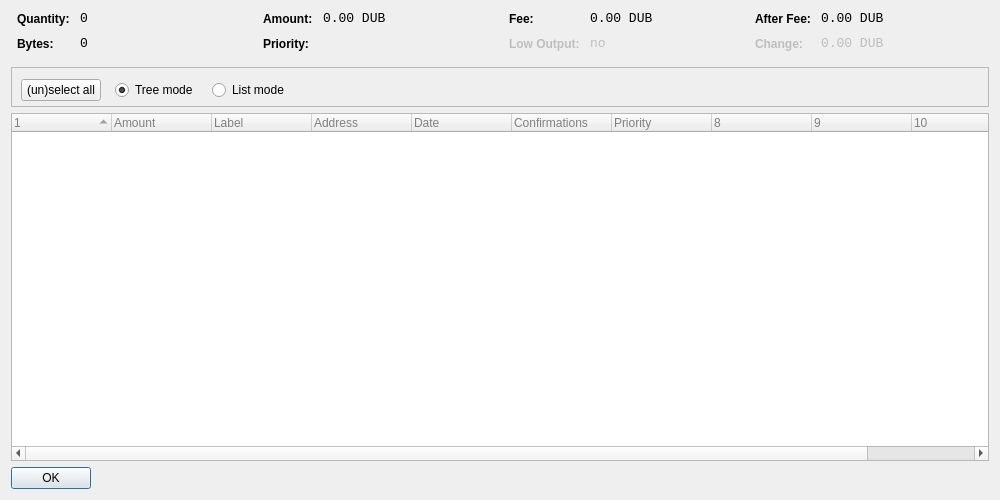
<?xml version="1.0" encoding="UTF-8"?>
<ui version="4.0">
 <class>CoinControlDialog</class>
 <widget class="QDialog" name="CoinControlDialog">
  <property name="geometry">
   <rect>
    <x>0</x>
    <y>0</y>
    <width>1000</width>
    <height>500</height>
   </rect>
  </property>
  <property name="windowTitle">
   <string>Coin Control</string>
  </property>
  <layout class="QVBoxLayout" name="verticalLayout">
   <item>
    <layout class="QHBoxLayout" name="horizontalLayoutTop" stretch="0,0,0,0">
     <property name="topMargin">
      <number>0</number>
     </property>
     <property name="bottomMargin">
      <number>10</number>
     </property>
     <item>
      <layout class="QFormLayout" name="formLayoutCoinControl1">
       <property name="horizontalSpacing">
        <number>10</number>
       </property>
       <property name="verticalSpacing">
        <number>10</number>
       </property>
       <property name="leftMargin">
        <number>6</number>
       </property>
       <property name="rightMargin">
        <number>6</number>
       </property>
       <item row="0" column="0">
        <widget class="QLabel" name="labelCoinControlQuantityText">
         <property name="styleSheet">
          <string notr="true">font-weight:bold;</string>
         </property>
         <property name="text">
          <string>Quantity:</string>
         </property>
        </widget>
       </item>
       <item row="0" column="1">
        <widget class="QLabel" name="labelCoinControlQuantity">
         <property name="font">
          <font>
           <family>Monospace</family>
           <pointsize>10</pointsize>
          </font>
         </property>
         <property name="cursor">
          <cursorShape>IBeamCursor</cursorShape>
         </property>
         <property name="contextMenuPolicy">
          <enum>Qt::ActionsContextMenu</enum>
         </property>
         <property name="text">
          <string notr="true">0</string>
         </property>
         <property name="textInteractionFlags">
          <set>Qt::LinksAccessibleByMouse|Qt::TextSelectableByKeyboard|Qt::TextSelectableByMouse</set>
         </property>
        </widget>
       </item>
       <item row="1" column="0">
        <widget class="QLabel" name="labelCoinControlBytesText">
         <property name="styleSheet">
          <string notr="true">font-weight:bold;</string>
         </property>
         <property name="text">
          <string>Bytes:</string>
         </property>
        </widget>
       </item>
       <item row="1" column="1">
        <widget class="QLabel" name="labelCoinControlBytes">
         <property name="font">
          <font>
           <family>Monospace</family>
           <pointsize>10</pointsize>
          </font>
         </property>
         <property name="cursor">
          <cursorShape>IBeamCursor</cursorShape>
         </property>
         <property name="contextMenuPolicy">
          <enum>Qt::ActionsContextMenu</enum>
         </property>
         <property name="text">
          <string notr="true">0</string>
         </property>
         <property name="textInteractionFlags">
          <set>Qt::LinksAccessibleByMouse|Qt::TextSelectableByKeyboard|Qt::TextSelectableByMouse</set>
         </property>
        </widget>
       </item>
      </layout>
     </item>
     <item>
      <layout class="QFormLayout" name="formLayoutCoinControl2">
       <property name="horizontalSpacing">
        <number>10</number>
       </property>
       <property name="verticalSpacing">
        <number>10</number>
       </property>
       <property name="leftMargin">
        <number>6</number>
       </property>
       <property name="rightMargin">
        <number>6</number>
       </property>
       <item row="0" column="0">
        <widget class="QLabel" name="labelCoinControlAmountText">
         <property name="styleSheet">
          <string notr="true">font-weight:bold;</string>
         </property>
         <property name="text">
          <string>Amount:</string>
         </property>
        </widget>
       </item>
       <item row="0" column="1">
        <widget class="QLabel" name="labelCoinControlAmount">
         <property name="font">
          <font>
           <family>Monospace</family>
           <pointsize>10</pointsize>
          </font>
         </property>
         <property name="cursor">
          <cursorShape>IBeamCursor</cursorShape>
         </property>
         <property name="contextMenuPolicy">
          <enum>Qt::ActionsContextMenu</enum>
         </property>
         <property name="text">
          <string notr="true">0.00 DUB</string>
         </property>
         <property name="textInteractionFlags">
          <set>Qt::LinksAccessibleByMouse|Qt::TextSelectableByKeyboard|Qt::TextSelectableByMouse</set>
         </property>
        </widget>
       </item>
       <item row="1" column="0">
        <widget class="QLabel" name="labelCoinControlPriorityText">
         <property name="styleSheet">
          <string notr="true">font-weight:bold;</string>
         </property>
         <property name="text">
          <string>Priority:</string>
         </property>
        </widget>
       </item>
       <item row="1" column="1">
        <widget class="QLabel" name="labelCoinControlPriority">
         <property name="font">
          <font>
           <family>Monospace</family>
           <pointsize>10</pointsize>
          </font>
         </property>
         <property name="cursor">
          <cursorShape>IBeamCursor</cursorShape>
         </property>
         <property name="contextMenuPolicy">
          <enum>Qt::ActionsContextMenu</enum>
         </property>
         <property name="text">
          <string/>
         </property>
         <property name="textInteractionFlags">
          <set>Qt::LinksAccessibleByMouse|Qt::TextSelectableByKeyboard|Qt::TextSelectableByMouse</set>
         </property>
        </widget>
       </item>
      </layout>
     </item>
     <item>
      <layout class="QFormLayout" name="formLayoutCoinControl3">
       <property name="horizontalSpacing">
        <number>10</number>
       </property>
       <property name="verticalSpacing">
        <number>10</number>
       </property>
       <property name="leftMargin">
        <number>6</number>
       </property>
       <property name="rightMargin">
        <number>6</number>
       </property>
       <item row="0" column="0">
        <widget class="QLabel" name="labelCoinControlFeeText">
         <property name="styleSheet">
          <string notr="true">font-weight:bold;</string>
         </property>
         <property name="text">
          <string>Fee:</string>
         </property>
        </widget>
       </item>
       <item row="0" column="1">
        <widget class="QLabel" name="labelCoinControlFee">
         <property name="font">
          <font>
           <family>Monospace</family>
           <pointsize>10</pointsize>
          </font>
         </property>
         <property name="cursor">
          <cursorShape>IBeamCursor</cursorShape>
         </property>
         <property name="contextMenuPolicy">
          <enum>Qt::ActionsContextMenu</enum>
         </property>
         <property name="text">
          <string notr="true">0.00 DUB</string>
         </property>
         <property name="textInteractionFlags">
          <set>Qt::LinksAccessibleByMouse|Qt::TextSelectableByKeyboard|Qt::TextSelectableByMouse</set>
         </property>
        </widget>
       </item>
       <item row="1" column="0">
        <widget class="QLabel" name="labelCoinControlLowOutputText">
         <property name="enabled">
          <bool>false</bool>
         </property>
         <property name="styleSheet">
          <string notr="true">font-weight:bold;</string>
         </property>
         <property name="text">
          <string>Low Output:</string>
         </property>
        </widget>
       </item>
       <item row="1" column="1">
        <widget class="QLabel" name="labelCoinControlLowOutput">
         <property name="enabled">
          <bool>false</bool>
         </property>
         <property name="font">
          <font>
           <family>Monospace</family>
           <pointsize>10</pointsize>
          </font>
         </property>
         <property name="cursor">
          <cursorShape>IBeamCursor</cursorShape>
         </property>
         <property name="contextMenuPolicy">
          <enum>Qt::ActionsContextMenu</enum>
         </property>
         <property name="text">
          <string notr="true">no</string>
         </property>
         <property name="textInteractionFlags">
          <set>Qt::LinksAccessibleByMouse|Qt::TextSelectableByKeyboard|Qt::TextSelectableByMouse</set>
         </property>
        </widget>
       </item>
      </layout>
     </item>
     <item>
      <layout class="QFormLayout" name="formLayoutCoinControl4">
       <property name="horizontalSpacing">
        <number>10</number>
       </property>
       <property name="verticalSpacing">
        <number>10</number>
       </property>
       <property name="leftMargin">
        <number>6</number>
       </property>
       <property name="rightMargin">
        <number>6</number>
       </property>
       <item row="0" column="0">
        <widget class="QLabel" name="labelCoinControlAfterFeeText">
         <property name="styleSheet">
          <string notr="true">font-weight:bold;</string>
         </property>
         <property name="text">
          <string>After Fee:</string>
         </property>
        </widget>
       </item>
       <item row="0" column="1">
        <widget class="QLabel" name="labelCoinControlAfterFee">
         <property name="font">
          <font>
           <family>Monospace</family>
           <pointsize>10</pointsize>
          </font>
         </property>
         <property name="cursor">
          <cursorShape>IBeamCursor</cursorShape>
         </property>
         <property name="contextMenuPolicy">
          <enum>Qt::ActionsContextMenu</enum>
         </property>
         <property name="text">
          <string notr="true">0.00 DUB</string>
         </property>
         <property name="textInteractionFlags">
          <set>Qt::LinksAccessibleByMouse|Qt::TextSelectableByKeyboard|Qt::TextSelectableByMouse</set>
         </property>
        </widget>
       </item>
       <item row="1" column="0">
        <widget class="QLabel" name="labelCoinControlChangeText">
         <property name="enabled">
          <bool>false</bool>
         </property>
         <property name="styleSheet">
          <string notr="true">font-weight:bold;</string>
         </property>
         <property name="text">
          <string>Change:</string>
         </property>
        </widget>
       </item>
       <item row="1" column="1">
        <widget class="QLabel" name="labelCoinControlChange">
         <property name="enabled">
          <bool>false</bool>
         </property>
         <property name="font">
          <font>
           <family>Monospace</family>
           <pointsize>10</pointsize>
          </font>
         </property>
         <property name="cursor">
          <cursorShape>IBeamCursor</cursorShape>
         </property>
         <property name="contextMenuPolicy">
          <enum>Qt::ActionsContextMenu</enum>
         </property>
         <property name="text">
          <string notr="true">0.00 DUB</string>
         </property>
         <property name="textInteractionFlags">
          <set>Qt::LinksAccessibleByMouse|Qt::TextSelectableByKeyboard|Qt::TextSelectableByMouse</set>
         </property>
        </widget>
       </item>
      </layout>
     </item>
    </layout>
   </item>
   <item>
    <widget class="QFrame" name="frame">
     <property name="minimumSize">
      <size>
       <width>182</width>
       <height>40</height>
      </size>
     </property>
     <property name="frameShape">
      <enum>QFrame::StyledPanel</enum>
     </property>
     <property name="frameShadow">
      <enum>QFrame::Sunken</enum>
     </property>
     <widget class="QWidget" name="horizontalLayoutWidget">
      <property name="geometry">
       <rect>
        <x>10</x>
        <y>0</y>
        <width>781</width>
        <height>47</height>
       </rect>
      </property>
      <layout class="QHBoxLayout" name="horizontalLayoutPanel" stretch="0,0,0,0">
       <property name="spacing">
        <number>14</number>
       </property>
       <item>
        <widget class="QPushButton" name="pushButtonSelectAll">
         <property name="sizePolicy">
          <sizepolicy hsizetype="Maximum" vsizetype="Fixed">
           <horstretch>0</horstretch>
           <verstretch>0</verstretch>
          </sizepolicy>
         </property>
         <property name="text">
          <string>(un)select all</string>
         </property>
        </widget>
       </item>
       <item>
        <widget class="QRadioButton" name="radioTreeMode">
         <property name="sizePolicy">
          <sizepolicy hsizetype="Maximum" vsizetype="Fixed">
           <horstretch>0</horstretch>
           <verstretch>0</verstretch>
          </sizepolicy>
         </property>
         <property name="text">
          <string>Tree mode</string>
         </property>
         <property name="checked">
          <bool>true</bool>
         </property>
        </widget>
       </item>
       <item>
        <widget class="QRadioButton" name="radioListMode">
         <property name="sizePolicy">
          <sizepolicy hsizetype="Maximum" vsizetype="Fixed">
           <horstretch>0</horstretch>
           <verstretch>0</verstretch>
          </sizepolicy>
         </property>
         <property name="text">
          <string>List mode</string>
         </property>
        </widget>
       </item>
       <item>
        <spacer name="horizontalSpacer">
         <property name="orientation">
          <enum>Qt::Horizontal</enum>
         </property>
         <property name="sizeHint" stdset="0">
          <size>
           <width>40</width>
           <height>20</height>
          </size>
         </property>
        </spacer>
       </item>
      </layout>
     </widget>
    </widget>
   </item>
   <item>
    <widget class="CoinControlTreeWidget" name="treeWidget">
     <property name="contextMenuPolicy">
      <enum>Qt::CustomContextMenu</enum>
     </property>
     <property name="styleSheet">
      <string notr="true">QFrame {
	color: grey;

}</string>
     </property>
     <property name="sortingEnabled">
      <bool>false</bool>
     </property>
     <property name="columnCount">
      <number>11</number>
     </property>
     <attribute name="headerShowSortIndicator" stdset="0">
      <bool>true</bool>
     </attribute>
     <attribute name="headerStretchLastSection">
      <bool>false</bool>
     </attribute>
     <column>
      <property name="text">
       <string/>
      </property>
     </column>
     <column>
      <property name="text">
       <string>Amount</string>
      </property>
     </column>
     <column>
      <property name="text">
       <string>Label</string>
      </property>
     </column>
     <column>
      <property name="text">
       <string>Address</string>
      </property>
     </column>
     <column>
      <property name="text">
       <string>Date</string>
      </property>
     </column>
     <column>
      <property name="text">
       <string>Confirmations</string>
      </property>
      <property name="toolTip">
       <string>Confirmed</string>
      </property>
     </column>
     <column>
      <property name="text">
       <string>Priority</string>
      </property>
     </column>
     <column>
      <property name="text">
       <string/>
      </property>
     </column>
     <column>
      <property name="text">
       <string/>
      </property>
     </column>
     <column>
      <property name="text">
       <string/>
      </property>
     </column>
     <column>
      <property name="text">
       <string/>
      </property>
     </column>
    </widget>
   </item>
   <item>
    <widget class="QDialogButtonBox" name="buttonBox">
     <property name="sizePolicy">
      <sizepolicy hsizetype="Maximum" vsizetype="Fixed">
       <horstretch>0</horstretch>
       <verstretch>0</verstretch>
      </sizepolicy>
     </property>
     <property name="orientation">
      <enum>Qt::Horizontal</enum>
     </property>
     <property name="standardButtons">
      <set>QDialogButtonBox::Ok</set>
     </property>
    </widget>
   </item>
  </layout>
 </widget>
 <customwidgets>
  <customwidget>
   <class>CoinControlTreeWidget</class>
   <extends>QTreeWidget</extends>
   <header>coincontroltreewidget.h</header>
  </customwidget>
 </customwidgets>
 <resources/>
 <connections/>
</ui>
